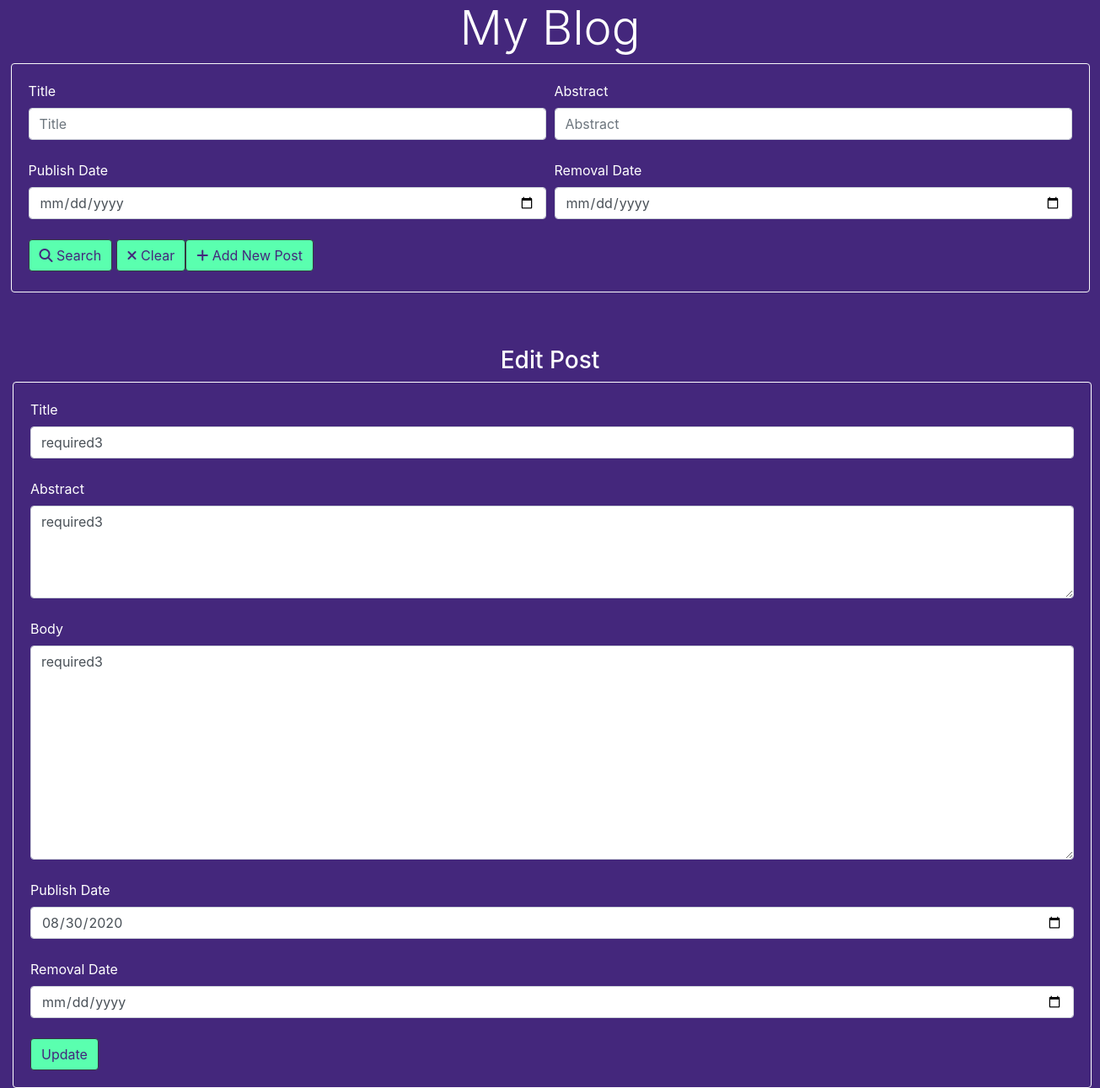
/editblog/36/, run on an earlier commit of the app's database.
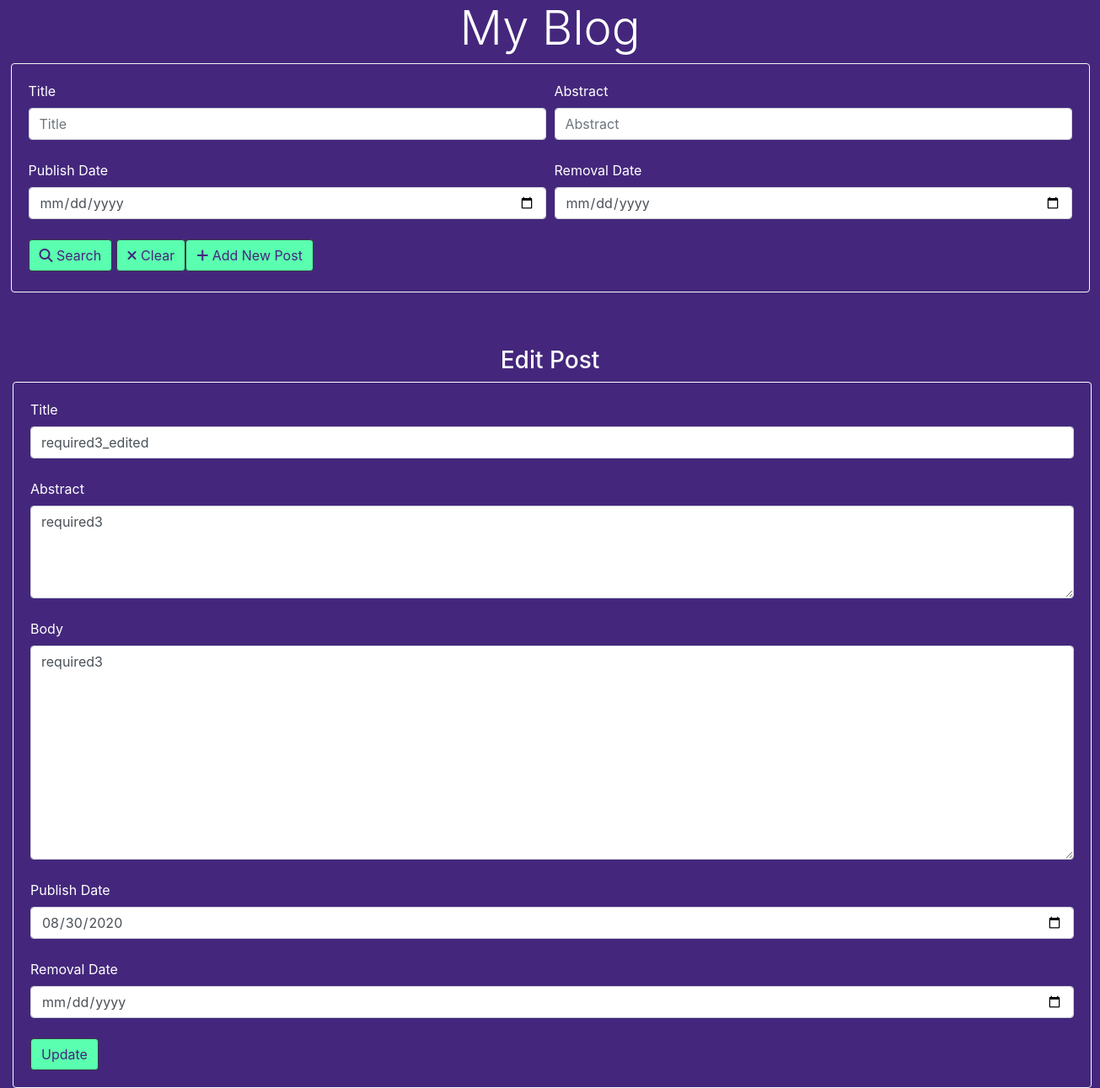
And on a later commit of the database.
### blogs/models.py (models this page shows, shortened)
class Blog(models.Model):
    title = models.CharField(max_length=100)
    abstract = models.TextField()
    body = models.TextField()
    publish_date = models.DateTimeField(auto_now_add=True)
    removal_date = models.DateTimeField(null=True, blank=True)

### blogs/views.py (the view)
# urls.py: path('editblog/<int:pk>/', views.edit_blog, name='edit_blog'),
def edit_blog(request, pk=None):
    blog = Blog.objects.get(id=pk)
    dic = ({"title":blog.title, "abstract":blog.abstract, "body":blog.body, "publish_date":blog.publish_date, "removal_date":blog.removal_date})
    dict2 = {"dict1":dic} #this step is required because we will simply pass dict2 to edit_blog.html and call dict1.title, for example
    if request.method == 'POST':
        if request.POST.get('title') or request.POST.get('abstract') or request.POST.get('body'):
            blog.title= request.POST.get('title')
            blog.abstract= request.POST.get('abstract')
            blog.body= request.POST.get('body')
            if request.POST.get('publish_date'):
                blog.publish_date = request.POST.get('publish_date')
            if request.POST.get('removal_date'):
                blog.removal_date = request.POST.get('removal_date')
            blog.save()
            return HttpResponseRedirect('/')
    else:
        return render(request, 'blogs/edit_blog.html', dict2)

### blogs/templates/blogs/edit_blog.html (shortened to what this page needs)
{% extends "blogs/homepage.html" %}
{% block content %}
  <h3 class="text-center" style="color:white">Edit Post</h1>
  <div class="card border-white mx-auto" style="width: 80rem; background-color:#44277C">
  	<div class="card-body">
      <form action="" method="POST">
      <label for="validationTitle" style="color:white">Title</label><br/>
      <input type="text" class="form-control" id="validationTitle" name="title" value="{{dict1.title}}" required/><br/>
      <label for="validationAbstract" style="color:white">Abstract</label><br/>
      <textarea class="form-control" rows="4" id="validationAbstract" name="abstract" required>{{dict1.abstract}}</textarea><br/>
      <label for="validationBody" style="color:white">Body</label><br/>
      <textarea class="form-control" rows="10" id="summernote" name="body" required>{{dict1.body}}</textarea><br/>
      <label for="validationPublishDate" style="color:white">Publish Date</label><br/>
      <input type="date" class="form-control" id="validationPublishDate" name="publish_date" value="{{dict1.publish_date|date:'Y-m-d'}}" size="50"><br/>
      <label for="validationRemovalDate" style="color:white">Removal Date</label><br/>
      <input type="date" class="form-control" id="validationRemovalDate" name="removal_date" value="{{dict1.removal_date|date:'Y-m-d'}}" size="50"><br/>
      <button type="submit" class="btn btn-dark" style="background-color:#5AFFAF; color:#44277C">Update</button>
      </form>
    </div>
  </div>
{% endblock %}

What changed in the data, as far as the page shows it:
changed Blog "required3": title "required3" → "required3_edited"
